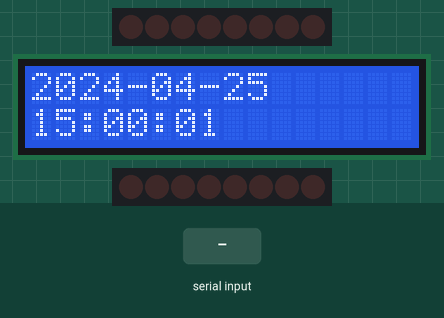
The sketch below on a simulated Arduino Uno, built with avr-gcc and run on an emulated ATmega328P. Parts: 2 × 8 shift-register outputs drawn as a row of LEDs (first output left, lit = HIGH), 16×2 character LCD. Wiring (inferred from the names in the program): shift register (74HC595): data pin 10; shift clock pin 8. Wiring (inferred from the signals the program sends): row of LEDs: on Q0, Q1, Q2, Q3, Q4, Q5, Q6, Q7. Inputs (shaded band) come from the test bench. The local clock reads 2024-03-15 10:24:30 at power-on unless the sketch sets it.

Above: at 1.2 s.
1.3 s: "0" received over Serial
At 2.8 s:
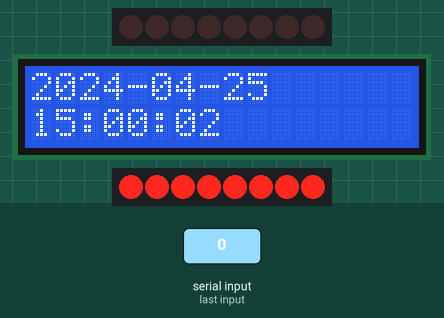
4.3 s: byte 57 ('9') received over Serial
At 6.7 s:
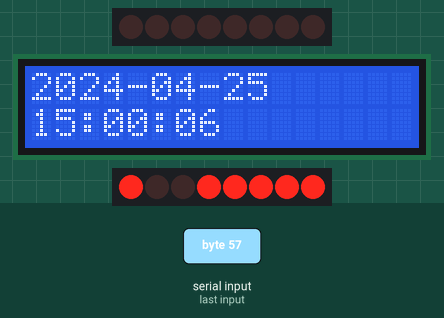
7.3 s: "1" received over Serial
At 8.8 s:
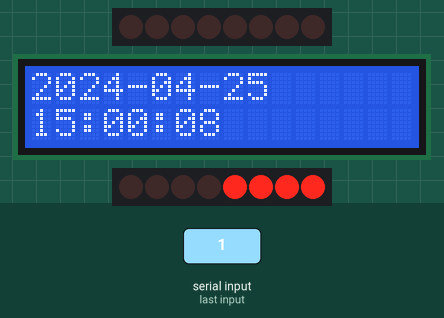
10.3 s: "2" received over Serial
At 11.9 s:
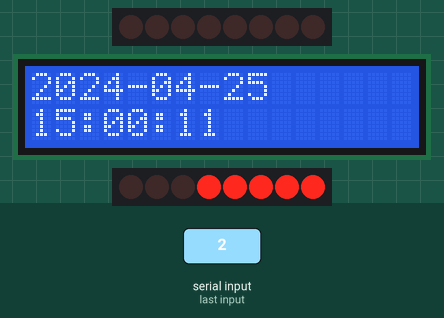
13.3 s: "3" received over Serial
At 14.7 s:
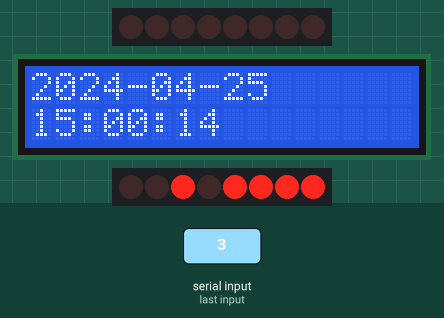
16.3 s: "4" received over Serial
At 17.9 s:
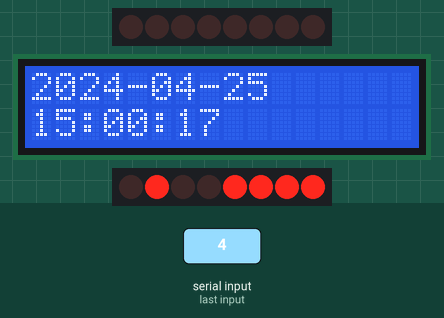
Timing chart, 0 to 19.4 s (numbered marks = the images above; inputs shaded):
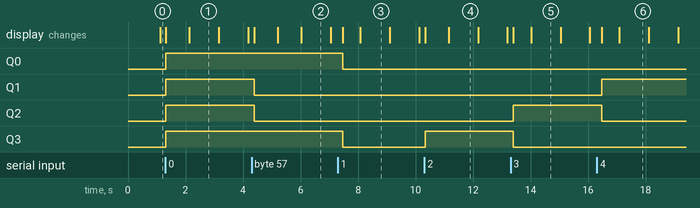

The sketch:

Project03_clockTower.ino
```cpp
#include <DS1302.h>
#include <Wire.h>
#include <LiquidCrystal_I2C.h>

LiquidCrystal_I2C lcd(0x27, 16, 2);  // Initialize the LCD
DS1302 rtc(2, 4, 5);  // Initialize the RTC (Real Time Clock)

int lastSecond = -1;
int lastMinute = -1;
int lastHour = -1;
int lastDate = -1;
int lastMonth = -1;
int lastYear = -1;
int speakerPin = 7;
int numTones = 7;

// Shift register pins
int latch = 8;
int clock = 9;
int data = 10;

//앞 네자리:아파트 | 뒤 네자리:가로등 | 1:On | 0:Off
byte LED_patterns[] = {
  B11111111,
  B11110000,
  B11111000,
  B11110100,
  B11110010,
  B11110001,
  B11111100,
  B11110110,
  B11110011,
  B11111001,
  B11110111,
  B11111011,
  B11111101,
  B11111110,
};

void setup() {
  Serial.begin(9600);
  pinMode(latch, OUTPUT);
  pinMode(clock, OUTPUT);
  pinMode(data, OUTPUT);
  lcd.init();
  lcd.backlight();
  rtc.writeProtect(false);
  rtc.halt(false);
  Time datetime(2024, 4, 25, 15, 00, 00, 5);  // Set initial date and time
  rtc.time(datetime);
  lcd.clear();
}

void loop() {
  Time t = rtc.time();
  updateDateTime(t);
  if (t.sec == 0 && lastMinute != t.min) {  // Check if it's the top of the hour
    schoolBell();  // Ring the bell at the start of each hour
  }

  if (Serial.available() > 0) {
    char receivedChar = Serial.read();  // Read from serial input
    if (receivedChar == 's') {
      schoolBell();  // Ring the bell when 's' is entered
    }
    else if (receivedChar == '0') {
      updateShiftRegister(LED_patterns[0]); //All On
    }
    else if (receivedChar == '1') {
      updateShiftRegister(LED_patterns[1]); //All Off
    }
    else if (receivedChar == '2') {
      updateShiftRegister(LED_patterns[2]); //LED1 On
    }
    else if (receivedChar == '3') {
      updateShiftRegister(LED_patterns[3]); //LED2 On
    }
    else if (receivedChar == '4') {
      updateShiftRegister(LED_patterns[4]); //LED3 On
    }
    else if (receivedChar == '5') {
      updateShiftRegister(LED_patterns[5]); //LED4 On
    }
    else if (receivedChar == '6') {
      updateShiftRegister(LED_patterns[6]); //LED1,2 On
    }
    else if (receivedChar == '7') {
      updateShiftRegister(LED_patterns[7]); //LED2,3 On
    }
    else if (receivedChar == '8') {
      updateShiftRegister(LED_patterns[8]); //LED3,4 On
    }
    else if (receivedChar == '9') {
      updateShiftRegister(LED_patterns[9]); //LED4,1 On
    }
    else if (receivedChar == '10') {
      updateShiftRegister(LED_patterns[10]); //LED1,2,3 On
    }
    else if (receivedChar == '11') {
      updateShiftRegister(LED_patterns[11]); //LED2,3,4 On
    }
    else if (receivedChar == '13') {
      updateShiftRegister(LED_patterns[13]); //LED4,1,2 On
    }
  }

  digitalWrite(latch, LOW);
  digitalWrite(latch, HIGH);
  delay(200);  // Delay to refresh time display
}

void schoolBell() {
  Serial.println("schoolBell started");  // Notify that the function has started
  tone(speakerPin, 261); delay(800);
  tone(speakerPin, 329); delay(300);
  tone(speakerPin, 391); delay(800);
  tone(speakerPin, 440); delay(250);
  tone(speakerPin, 391); delay(300);
  tone(speakerPin, 349); delay(300);
  tone(speakerPin, 440); delay(300);
  tone(speakerPin, 391); delay(800);
  tone(speakerPin, 349); delay(800);
  tone(speakerPin, 391); delay(300);
  tone(speakerPin, 329); delay(800);
  tone(speakerPin, 261); delay(300);
  tone(speakerPin, 294); delay(500);
  tone(speakerPin, 329); delay(500);
  tone(speakerPin, 261); delay(300);
  noTone(speakerPin);
  Serial.println("schoolBell ended");  // Notify that the function has ended
}

void updateShiftRegister(byte pattern) {
  digitalWrite(latch, LOW);
  shiftOut(data, clock, MSBFIRST, pattern);
  digitalWrite(latch, HIGH);
}

void updateDateTime(const Time& t) {
  if (lastYear != t.yr || lastMonth != t.mon || lastDate != t.date) {
    lastYear = t.yr;
    lastMonth = t.mon;
    lastDate = t.date;
    char dateBuffer[11];
    sprintf(dateBuffer, "%04d-%02d-%02d", t.yr, t.mon, t.date);
    lcd.setCursor(0, 0);
    lcd.print(dateBuffer);
  }

  if (lastHour != t.hr || lastMinute != t.min || lastSecond != t.sec) {
    lastHour = t.hr;
    lastMinute = t.min;
    lastSecond = t.sec;
    char timeBuffer[9];
    sprintf(timeBuffer, "%02d:%02d:%02d", t.hr, t.min, t.sec);
    lcd.setCursor(0, 1);
    lcd.print(timeBuffer);
  }
  lastMinute = t.min;  // Update the last minute
}
```

Measured:
- after the input at 1.3 s, the display: first changes at once (image 1 shows a later state)
- after the input at 4.3 s, the display: first changes after 0.09 s (image 2 shows a later state)
- after the input at 7.3 s, the display: first changes after 0.16 s (image 3 shows a later state)
- after the input at 10.3 s, the display: first changes at once (image 4 shows a later state)
- after the input at 13.3 s, the display: first changes after 0.10 s (image 5 shows a later state)
- after the input at 16.3 s, the display: first changes after 0.17 s (image 6 shows a later state)
- what the display in image 1 shows lasts 1.1 s, from 2.1 s to 3.2 s
